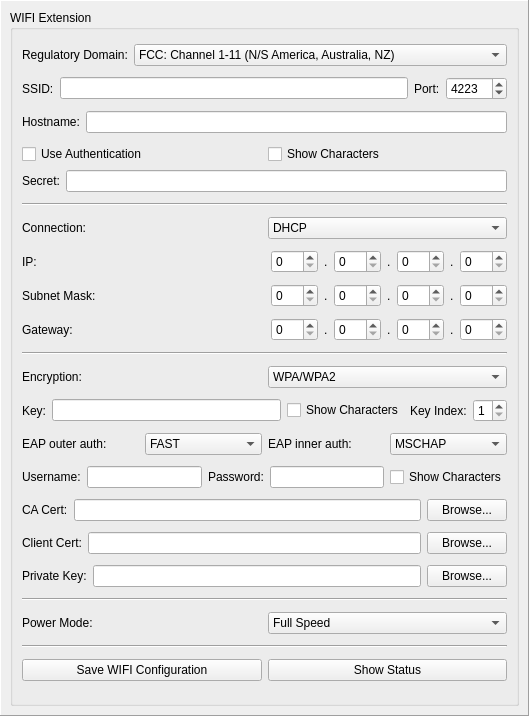
<?xml version="1.0" encoding="UTF-8"?>
<ui version="4.0">
 <class>Wifi</class>
 <widget class="QWidget" name="Wifi">
  <property name="geometry">
   <rect>
    <x>0</x>
    <y>0</y>
    <width>529</width>
    <height>716</height>
   </rect>
  </property>
  <property name="windowTitle">
   <string>Form</string>
  </property>
  <layout class="QVBoxLayout" name="verticalLayout">
   <property name="spacing">
    <number>0</number>
   </property>
   <property name="margin">
    <number>0</number>
   </property>
   <item>
    <widget class="QFrame" name="frame">
     <property name="frameShape">
      <enum>QFrame::Panel</enum>
     </property>
     <property name="frameShadow">
      <enum>QFrame::Raised</enum>
     </property>
     <layout class="QHBoxLayout" name="horizontalLayout_3">
      <item>
       <widget class="QGroupBox" name="groupBox">
        <property name="title">
         <string>WIFI Extension</string>
        </property>
        <layout class="QVBoxLayout" name="verticalLayout_2">
         <item>
          <layout class="QHBoxLayout" name="horizontalLayout_13">
           <item>
            <widget class="QLabel" name="label_2">
             <property name="text">
              <string>Regulatory Domain:</string>
             </property>
            </widget>
           </item>
           <item>
            <widget class="QComboBox" name="wifi_domain">
             <property name="sizePolicy">
              <sizepolicy hsizetype="MinimumExpanding" vsizetype="Fixed">
               <horstretch>0</horstretch>
               <verstretch>0</verstretch>
              </sizepolicy>
             </property>
             <item>
              <property name="text">
               <string>FCC: Channel 1-11 (N/S America, Australia, NZ)</string>
              </property>
             </item>
             <item>
              <property name="text">
               <string>ETSI: Channel 1-13 (Europe, Middle East, Africa)</string>
              </property>
             </item>
             <item>
              <property name="text">
               <string>TELEC: Channel 1-14 (Japan)</string>
              </property>
             </item>
            </widget>
           </item>
          </layout>
         </item>
         <item>
          <layout class="QHBoxLayout" name="horizontalLayout_2">
           <item>
            <widget class="QLabel" name="label_ssid">
             <property name="text">
              <string>SSID:</string>
             </property>
            </widget>
           </item>
           <item>
            <widget class="QLineEdit" name="wifi_ssid">
             <property name="maxLength">
              <number>32</number>
             </property>
            </widget>
           </item>
           <item>
            <widget class="QLabel" name="wifi_port_label">
             <property name="sizePolicy">
              <sizepolicy hsizetype="Minimum" vsizetype="Preferred">
               <horstretch>0</horstretch>
               <verstretch>0</verstretch>
              </sizepolicy>
             </property>
             <property name="text">
              <string>Port:</string>
             </property>
            </widget>
           </item>
           <item>
            <widget class="QSpinBox" name="wifi_port">
             <property name="minimum">
              <number>1</number>
             </property>
             <property name="maximum">
              <number>65535</number>
             </property>
             <property name="value">
              <number>4223</number>
             </property>
            </widget>
           </item>
          </layout>
         </item>
         <item>
          <layout class="QHBoxLayout" name="horizontalLayout_8">
           <item>
            <widget class="QLabel" name="wifi_hostname_label">
             <property name="text">
              <string>Hostname:</string>
             </property>
            </widget>
           </item>
           <item>
            <widget class="QLineEdit" name="wifi_hostname">
             <property name="maxLength">
              <number>15</number>
             </property>
            </widget>
           </item>
          </layout>
         </item>
         <item>
          <layout class="QVBoxLayout" name="verticalLayout_3">
           <item>
            <layout class="QHBoxLayout" name="horizontalLayout_16">
             <item>
              <widget class="QCheckBox" name="wifi_use_auth">
               <property name="text">
                <string>Use Authentication</string>
               </property>
              </widget>
             </item>
             <item>
              <widget class="QCheckBox" name="wifi_show_characters">
               <property name="text">
                <string>Show Characters</string>
               </property>
              </widget>
             </item>
            </layout>
           </item>
           <item>
            <layout class="QHBoxLayout" name="horizontalLayout_14">
             <item>
              <widget class="QLabel" name="wifi_secret_label">
               <property name="text">
                <string>Secret:</string>
               </property>
              </widget>
             </item>
             <item>
              <widget class="QLineEdit" name="wifi_secret">
               <property name="maxLength">
                <number>64</number>
               </property>
              </widget>
             </item>
            </layout>
           </item>
          </layout>
         </item>
         <item>
          <widget class="Line" name="line_2">
           <property name="orientation">
            <enum>Qt::Horizontal</enum>
           </property>
          </widget>
         </item>
         <item>
          <layout class="QHBoxLayout" name="horizontalLayout_9">
           <item>
            <widget class="QLabel" name="label_7">
             <property name="sizePolicy">
              <sizepolicy hsizetype="Minimum" vsizetype="Preferred">
               <horstretch>0</horstretch>
               <verstretch>0</verstretch>
              </sizepolicy>
             </property>
             <property name="text">
              <string>Connection:</string>
             </property>
            </widget>
           </item>
           <item>
            <widget class="QComboBox" name="wifi_connection">
             <item>
              <property name="text">
               <string>DHCP</string>
              </property>
             </item>
             <item>
              <property name="text">
               <string>Static IP</string>
              </property>
             </item>
             <item>
              <property name="text">
               <string>Access Point: DHCP</string>
              </property>
             </item>
             <item>
              <property name="text">
               <string>Access Point: Static IP</string>
              </property>
             </item>
             <item>
              <property name="text">
               <string>Ad Hoc: DHCP</string>
              </property>
             </item>
             <item>
              <property name="text">
               <string>Ad Hoc: Static IP</string>
              </property>
             </item>
            </widget>
           </item>
          </layout>
         </item>
         <item>
          <layout class="QHBoxLayout" name="horizontalLayout_6">
           <item>
            <widget class="QLabel" name="wifi_ip_label">
             <property name="text">
              <string>IP:</string>
             </property>
            </widget>
           </item>
           <item>
            <spacer name="wifi_ip_spacer">
             <property name="orientation">
              <enum>Qt::Horizontal</enum>
             </property>
             <property name="sizeHint" stdset="0">
              <size>
               <width>40</width>
               <height>0</height>
              </size>
             </property>
            </spacer>
           </item>
           <item>
            <widget class="QSpinBox" name="wifi_ip4">
             <property name="maximum">
              <number>255</number>
             </property>
            </widget>
           </item>
           <item>
            <widget class="QLabel" name="wifi_dot1">
             <property name="sizePolicy">
              <sizepolicy hsizetype="Minimum" vsizetype="Preferred">
               <horstretch>0</horstretch>
               <verstretch>0</verstretch>
              </sizepolicy>
             </property>
             <property name="text">
              <string>.</string>
             </property>
            </widget>
           </item>
           <item>
            <widget class="QSpinBox" name="wifi_ip3">
             <property name="maximum">
              <number>255</number>
             </property>
            </widget>
           </item>
           <item>
            <widget class="QLabel" name="wifi_dot2">
             <property name="sizePolicy">
              <sizepolicy hsizetype="Minimum" vsizetype="Preferred">
               <horstretch>0</horstretch>
               <verstretch>0</verstretch>
              </sizepolicy>
             </property>
             <property name="text">
              <string>.</string>
             </property>
            </widget>
           </item>
           <item>
            <widget class="QSpinBox" name="wifi_ip2">
             <property name="maximum">
              <number>255</number>
             </property>
            </widget>
           </item>
           <item>
            <widget class="QLabel" name="wifi_dot3">
             <property name="sizePolicy">
              <sizepolicy hsizetype="Minimum" vsizetype="Preferred">
               <horstretch>0</horstretch>
               <verstretch>0</verstretch>
              </sizepolicy>
             </property>
             <property name="text">
              <string>.</string>
             </property>
            </widget>
           </item>
           <item>
            <widget class="QSpinBox" name="wifi_ip1">
             <property name="maximum">
              <number>255</number>
             </property>
            </widget>
           </item>
          </layout>
         </item>
         <item>
          <layout class="QHBoxLayout" name="horizontalLayout_4">
           <item>
            <widget class="QLabel" name="wifi_sub_label">
             <property name="text">
              <string>Subnet Mask:</string>
             </property>
            </widget>
           </item>
           <item>
            <spacer name="wifi_sub_spacer">
             <property name="orientation">
              <enum>Qt::Horizontal</enum>
             </property>
             <property name="sizeHint" stdset="0">
              <size>
               <width>40</width>
               <height>0</height>
              </size>
             </property>
            </spacer>
           </item>
           <item>
            <widget class="QSpinBox" name="wifi_sub4">
             <property name="maximum">
              <number>255</number>
             </property>
            </widget>
           </item>
           <item>
            <widget class="QLabel" name="wifi_dot4">
             <property name="text">
              <string>.</string>
             </property>
            </widget>
           </item>
           <item>
            <widget class="QSpinBox" name="wifi_sub3">
             <property name="maximum">
              <number>255</number>
             </property>
            </widget>
           </item>
           <item>
            <widget class="QLabel" name="wifi_dot5">
             <property name="text">
              <string>.</string>
             </property>
            </widget>
           </item>
           <item>
            <widget class="QSpinBox" name="wifi_sub2">
             <property name="maximum">
              <number>255</number>
             </property>
            </widget>
           </item>
           <item>
            <widget class="QLabel" name="wifi_dot6">
             <property name="text">
              <string>.</string>
             </property>
            </widget>
           </item>
           <item>
            <widget class="QSpinBox" name="wifi_sub1">
             <property name="maximum">
              <number>255</number>
             </property>
            </widget>
           </item>
          </layout>
         </item>
         <item>
          <layout class="QHBoxLayout" name="horizontalLayout_15">
           <item>
            <widget class="QLabel" name="wifi_gw_label">
             <property name="text">
              <string>Gateway:</string>
             </property>
            </widget>
           </item>
           <item>
            <spacer name="wifi_gw_spacer">
             <property name="orientation">
              <enum>Qt::Horizontal</enum>
             </property>
             <property name="sizeHint" stdset="0">
              <size>
               <width>40</width>
               <height>0</height>
              </size>
             </property>
            </spacer>
           </item>
           <item>
            <widget class="QSpinBox" name="wifi_gw4">
             <property name="maximum">
              <number>255</number>
             </property>
            </widget>
           </item>
           <item>
            <widget class="QLabel" name="wifi_dot7">
             <property name="text">
              <string>.</string>
             </property>
            </widget>
           </item>
           <item>
            <widget class="QSpinBox" name="wifi_gw3">
             <property name="maximum">
              <number>255</number>
             </property>
            </widget>
           </item>
           <item>
            <widget class="QLabel" name="wifi_dot8">
             <property name="text">
              <string>.</string>
             </property>
            </widget>
           </item>
           <item>
            <widget class="QSpinBox" name="wifi_gw2">
             <property name="maximum">
              <number>255</number>
             </property>
            </widget>
           </item>
           <item>
            <widget class="QLabel" name="wifi_dot9">
             <property name="text">
              <string>.</string>
             </property>
            </widget>
           </item>
           <item>
            <widget class="QSpinBox" name="wifi_gw1">
             <property name="maximum">
              <number>255</number>
             </property>
            </widget>
           </item>
          </layout>
         </item>
         <item>
          <widget class="Line" name="line">
           <property name="orientation">
            <enum>Qt::Horizontal</enum>
           </property>
          </widget>
         </item>
         <item>
          <layout class="QHBoxLayout" name="horizontalLayout_7">
           <item>
            <widget class="QLabel" name="label_6">
             <property name="text">
              <string>Encryption:</string>
             </property>
            </widget>
           </item>
           <item>
            <widget class="QComboBox" name="wifi_encryption">
             <property name="sizePolicy">
              <sizepolicy hsizetype="Preferred" vsizetype="Fixed">
               <horstretch>0</horstretch>
               <verstretch>0</verstretch>
              </sizepolicy>
             </property>
             <item>
              <property name="text">
               <string>WPA/WPA2</string>
              </property>
             </item>
             <item>
              <property name="text">
               <string>WPA Enterprise</string>
              </property>
             </item>
             <item>
              <property name="text">
               <string>WEP</string>
              </property>
             </item>
             <item>
              <property name="text">
               <string>No Encryption</string>
              </property>
             </item>
            </widget>
           </item>
          </layout>
         </item>
         <item>
          <layout class="QHBoxLayout" name="wifi_key_layout">
           <item>
            <widget class="QLabel" name="wifi_key_label">
             <property name="text">
              <string>Key:</string>
             </property>
            </widget>
           </item>
           <item>
            <widget class="QLineEdit" name="wifi_key">
             <property name="toolTip">
              <string>WPA/WPA2: 8-63 chars
WEP: 10 or 26 hexadecimal digits</string>
             </property>
             <property name="maxLength">
              <number>63</number>
             </property>
            </widget>
           </item>
           <item>
            <widget class="QCheckBox" name="wifi_key_show">
             <property name="text">
              <string>Show Characters</string>
             </property>
            </widget>
           </item>
           <item>
            <widget class="QLabel" name="wifi_key_index_label">
             <property name="text">
              <string>Key Index:</string>
             </property>
            </widget>
           </item>
           <item>
            <widget class="QSpinBox" name="wifi_key_index">
             <property name="minimum">
              <number>1</number>
             </property>
             <property name="maximum">
              <number>4</number>
             </property>
            </widget>
           </item>
          </layout>
         </item>
         <item>
          <layout class="QHBoxLayout" name="wifi_eap_outer_auth_layout">
           <item>
            <widget class="QLabel" name="wifi_eap_outer_auth_label">
             <property name="text">
              <string>EAP outer auth:</string>
             </property>
            </widget>
           </item>
           <item>
            <widget class="QComboBox" name="wifi_eap_outer_auth">
             <item>
              <property name="text">
               <string>FAST</string>
              </property>
             </item>
             <item>
              <property name="text">
               <string>TLS</string>
              </property>
             </item>
             <item>
              <property name="text">
               <string>TTLS</string>
              </property>
             </item>
             <item>
              <property name="text">
               <string>PEAP</string>
              </property>
             </item>
            </widget>
           </item>
           <item>
            <widget class="QLabel" name="wifi_eap_inner_auth_label">
             <property name="text">
              <string>EAP inner auth:</string>
             </property>
            </widget>
           </item>
           <item>
            <widget class="QComboBox" name="wifi_eap_inner_auth">
             <item>
              <property name="text">
               <string>MSCHAP</string>
              </property>
             </item>
             <item>
              <property name="text">
               <string>GTC</string>
              </property>
             </item>
            </widget>
           </item>
          </layout>
         </item>
         <item>
          <layout class="QHBoxLayout" name="horizontalLayout_5">
           <item>
            <widget class="QLabel" name="wifi_username_label">
             <property name="text">
              <string>Username:</string>
             </property>
            </widget>
           </item>
           <item>
            <widget class="QLineEdit" name="wifi_username">
             <property name="maxLength">
              <number>32</number>
             </property>
            </widget>
           </item>
           <item>
            <widget class="QLabel" name="wifi_password_label">
             <property name="text">
              <string>Password:</string>
             </property>
            </widget>
           </item>
           <item>
            <widget class="QLineEdit" name="wifi_password">
             <property name="maxLength">
              <number>32</number>
             </property>
            </widget>
           </item>
           <item>
            <widget class="QCheckBox" name="wifi_password_show">
             <property name="text">
              <string>Show Characters</string>
             </property>
            </widget>
           </item>
          </layout>
         </item>
         <item>
          <layout class="QHBoxLayout" name="wifi_certificate_layout">
           <item>
            <widget class="QLabel" name="wifi_ca_certificate_label">
             <property name="text">
              <string>CA Cert:</string>
             </property>
            </widget>
           </item>
           <item>
            <widget class="QLineEdit" name="wifi_ca_certificate_url"/>
           </item>
           <item>
            <widget class="QPushButton" name="wifi_ca_certificate_browse">
             <property name="text">
              <string>Browse...</string>
             </property>
            </widget>
           </item>
          </layout>
         </item>
         <item>
          <layout class="QHBoxLayout" name="horizontalLayout_11">
           <item>
            <widget class="QLabel" name="wifi_client_certificate_label">
             <property name="text">
              <string>Client Cert:</string>
             </property>
            </widget>
           </item>
           <item>
            <widget class="QLineEdit" name="wifi_client_certificate_url"/>
           </item>
           <item>
            <widget class="QPushButton" name="wifi_client_certificate_browse">
             <property name="text">
              <string>Browse...</string>
             </property>
            </widget>
           </item>
          </layout>
         </item>
         <item>
          <layout class="QHBoxLayout" name="horizontalLayout_12">
           <item>
            <widget class="QLabel" name="wifi_private_key_label">
             <property name="text">
              <string>Private Key:</string>
             </property>
            </widget>
           </item>
           <item>
            <widget class="QLineEdit" name="wifi_private_key_url"/>
           </item>
           <item>
            <widget class="QPushButton" name="wifi_private_key_browse">
             <property name="text">
              <string>Browse...</string>
             </property>
            </widget>
           </item>
          </layout>
         </item>
         <item>
          <widget class="Line" name="line_4">
           <property name="orientation">
            <enum>Qt::Horizontal</enum>
           </property>
          </widget>
         </item>
         <item>
          <layout class="QHBoxLayout" name="horizontalLayout_10">
           <item>
            <widget class="QLabel" name="label">
             <property name="text">
              <string>Power Mode:</string>
             </property>
            </widget>
           </item>
           <item>
            <widget class="QComboBox" name="wifi_power_mode">
             <item>
              <property name="text">
               <string>Full Speed</string>
              </property>
             </item>
             <item>
              <property name="text">
               <string>Low Power</string>
              </property>
             </item>
            </widget>
           </item>
          </layout>
         </item>
         <item>
          <widget class="Line" name="line_3">
           <property name="orientation">
            <enum>Qt::Horizontal</enum>
           </property>
          </widget>
         </item>
         <item>
          <layout class="QHBoxLayout" name="horizontalLayout">
           <item>
            <widget class="QPushButton" name="wifi_save">
             <property name="text">
              <string>Save WIFI Configuration</string>
             </property>
            </widget>
           </item>
           <item>
            <widget class="QPushButton" name="wifi_show_status">
             <property name="text">
              <string>Show Status</string>
             </property>
            </widget>
           </item>
          </layout>
         </item>
        </layout>
       </widget>
      </item>
     </layout>
    </widget>
   </item>
  </layout>
 </widget>
 <tabstops>
  <tabstop>wifi_domain</tabstop>
  <tabstop>wifi_ssid</tabstop>
  <tabstop>wifi_port</tabstop>
  <tabstop>wifi_hostname</tabstop>
  <tabstop>wifi_connection</tabstop>
  <tabstop>wifi_ip4</tabstop>
  <tabstop>wifi_ip3</tabstop>
  <tabstop>wifi_ip2</tabstop>
  <tabstop>wifi_ip1</tabstop>
  <tabstop>wifi_sub4</tabstop>
  <tabstop>wifi_sub3</tabstop>
  <tabstop>wifi_sub2</tabstop>
  <tabstop>wifi_sub1</tabstop>
  <tabstop>wifi_gw4</tabstop>
  <tabstop>wifi_gw3</tabstop>
  <tabstop>wifi_gw2</tabstop>
  <tabstop>wifi_gw1</tabstop>
  <tabstop>wifi_encryption</tabstop>
  <tabstop>wifi_key</tabstop>
  <tabstop>wifi_key_show</tabstop>
  <tabstop>wifi_key_index</tabstop>
  <tabstop>wifi_eap_outer_auth</tabstop>
  <tabstop>wifi_eap_inner_auth</tabstop>
  <tabstop>wifi_username</tabstop>
  <tabstop>wifi_password</tabstop>
  <tabstop>wifi_password_show</tabstop>
  <tabstop>wifi_ca_certificate_url</tabstop>
  <tabstop>wifi_ca_certificate_browse</tabstop>
  <tabstop>wifi_client_certificate_url</tabstop>
  <tabstop>wifi_client_certificate_browse</tabstop>
  <tabstop>wifi_private_key_url</tabstop>
  <tabstop>wifi_private_key_browse</tabstop>
  <tabstop>wifi_power_mode</tabstop>
  <tabstop>wifi_save</tabstop>
  <tabstop>wifi_show_status</tabstop>
 </tabstops>
 <resources/>
 <connections/>
</ui>
